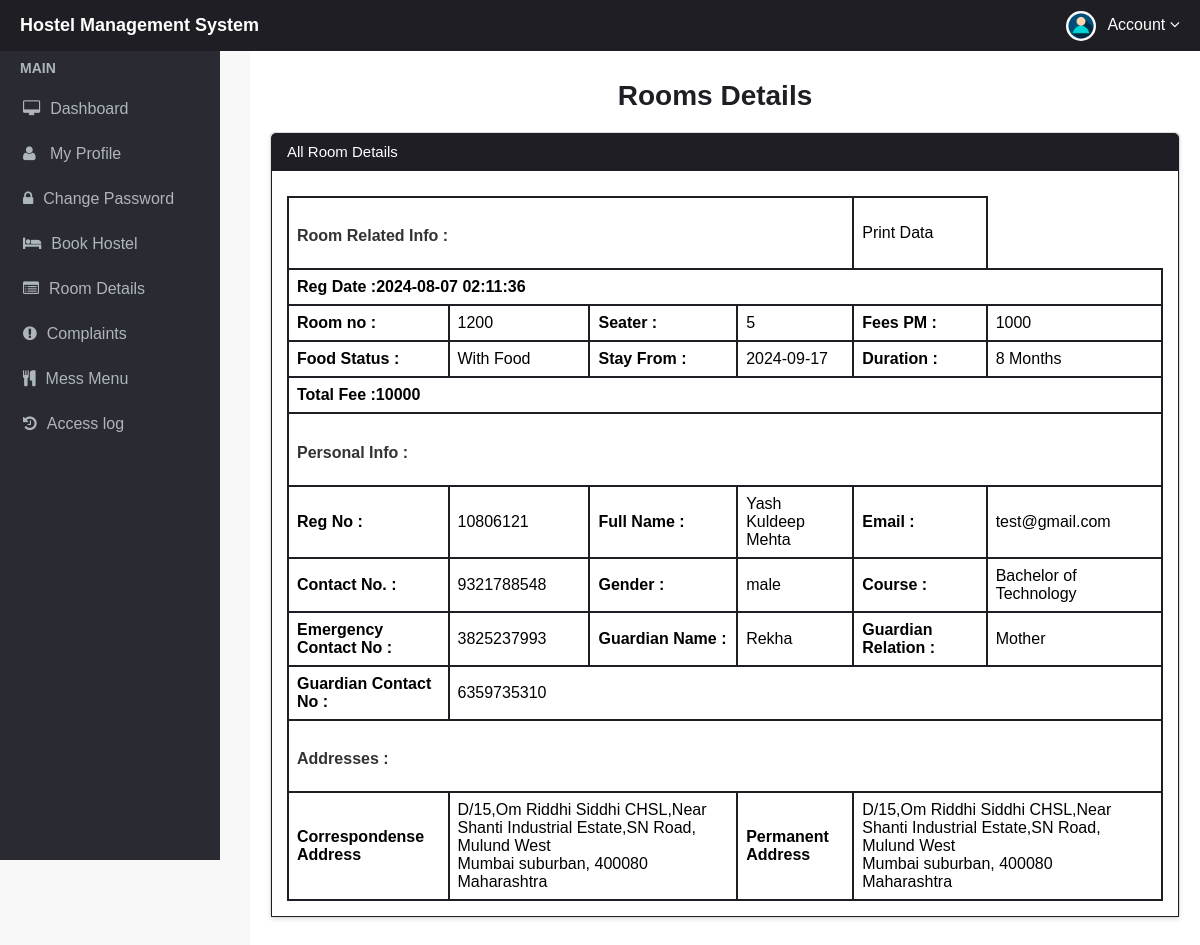
The app's page /room-details.php (signed in) with its own data.
### tables this page shows
CREATE TABLE `registration` (
  `id` int(11) NOT NULL,
  `userid` int(11) DEFAULT NULL,
  `roomno` int(11) NOT NULL,
  `seater` int(11) NOT NULL,
  `feespm` int(11) NOT NULL,
  `foodstatus` int(11) NOT NULL,
  `stayfrom` date NOT NULL,
  `duration` int(11) NOT NULL,
  `totalamt` int(11) DEFAULT NULL,
  `course` varchar(500) NOT NULL,
  `regno` int(11) NOT NULL,
  `firstName` varchar(500) NOT NULL,
  `middleName` varchar(500) NOT NULL,
  `lastName` varchar(500) NOT NULL,
  `gender` varchar(250) NOT NULL,
  `contactno` bigint(11) NOT NULL,
  `emailid` varchar(500) NOT NULL,
  `egycontactno` bigint(11) NOT NULL,
  `guardianName` varchar(500) NOT NULL,
  `guardianRelation` varchar(500) NOT NULL,
  `guardianContactno` bigint(11) NOT NULL,
  `corresAddress` varchar(500) NOT NULL,
  `corresCIty` varchar(500) NOT NULL,
  `corresState` varchar(500) NOT NULL,
  `corresPincode` int(11) NOT NULL,
  `pmntAddress` varchar(500) NOT NULL,
  `pmntCity` varchar(500) NOT NULL,
  `pmnatetState` varchar(500) NOT NULL,
  `pmntPincode` int(11) NOT NULL,
  `postingDate` timestamp NOT NULL DEFAULT current_timestamp(),
  `updationDate` varchar(500) NOT NULL
);

### room-details.php (the view, shortened to what this page needs)
<?php
include('includes/config.php');
?>
<!doctype html>
<html lang="en" class="no-js">
<head>
	<link rel="stylesheet" href="css/font-awesome.min.css">
	<link rel="stylesheet" href="css/room-details.css">
	<link rel="stylesheet" href="css/header_and_sidebar.css">
</head>
<body>
	<?php include('includes/header.php');?>
	<div class="ts-main-content">
			<?php include('includes/sidebar.php');?>
		<div class="content-wrapper">
                        <h2 class="page-title">Rooms Details</h2>
                        <div class="panel">
                            <div class="panel-heading">All Room Details</div>
                            <div class="panel-body">
                                <table id="zctb">
                                    <tbody>
                                        <?php
                                        $aid = $_SESSION['login'];
                                        $ret = "select * from registration where emailid=?";
                                        $stmt = $mysqli->prepare($ret);
                                        $stmt->bind_param('s', $aid);
                                        $stmt->execute();
                                        $res = $stmt->get_result();
                                        while ($row = $res->fetch_object()) {
                                        ?>
                                            <tr>
                                                <td colspan="4"><h4>Room Related Info :</h4></td>
                                                <td><a href="javascript:void(0);" onClick="popUpWindow('http://localhost/hostel/full-profile.php?id=<?php echo $row->emailid; ?>');" title="View Full Details">Print Data</a></td>
                                            </tr>
                                            <tr>
                                                <td colspan="6"><b>Reg Date :<?php echo $row->postingDate; ?></b></td>
                                            </tr>
                                            <tr>
                                                <td><b>Room no :</b></td>
                                                <td><?php echo $row->roomno; ?></td>
                                                <td><b>Seater :</b></td>
                                                <td><?php echo $row->seater; ?></td>
                                                <td><b>Fees PM :</b></td>
                                                <td><?php echo $fpm = $row->feespm; ?></td>
                                            </tr>
                                            <tr>
                                                <td><b>Food Status :</b></td>
                                                <td>
                                                    <?php if ($row->foodstatus == 0) {
                                                        echo "Without Food";
                                                    } else {
                                                        echo "With Food";
                                                    }
                                                    ?></td>
                                                <td><b>Stay From :</b></td>
                                                <td><?php echo $row->stayfrom; ?></td>
                                                <td><b>Duration :</b></td>
                                                <td><?php echo $dr = $row->duration; ?> Months</td>
                                            </tr>
                                            <tr>
                                                <td colspan="6"><b>Total Fee :<?php echo $row->totalamt;  ?></b></td>
                                            </tr>
                                            <tr>
                                                <td colspan="6"><h4>Personal Info :</h4></td>
                                            </tr>
                                            <tr>
                                                <td><b>Reg No :</b></td>
                                                <td><?php echo $row->regno; ?></td>
                                                <td><b>Full Name :</b></td>
                                                <td><?php echo $row->firstName." "; ?><?php echo $row->middleName." "; ?><?php echo $row->lastName; ?></td>
                                                <td><b>Email :</b></td>
                                                <td><?php echo $row->emailid; ?></td>
                                            </tr>
                                            <tr>
                                                <td><b>Contact No. :</b></td>
                                                <td><?php echo $row->contactno; ?></td>
                                                <td><b>Gender :</b></td>
                                                <td><?php echo $row->gender; ?></td>
                                                <td><b>Course :</b></td>
                                                <td><?php echo $row->course; ?></td>
                                            </tr>
                                            <tr>
                                                <td><b>Emergency Contact No :</b></td>
                                                <td><?php echo $row->egycontactno; ?></td>
                                                <td><b>Guardian Name :</b></td>
                                                <td><?php echo $row->guardianName; ?></td>
                                                <td><b>Guardian Relation :</b></td>
                                                <td><?php echo $row->guardianRelation; ?></td>
                                            </tr>
                                            <tr>
                                                <td><b>Guardian Contact No :</b></td>
                                                <td colspan="6"><?php echo $row->guardianContactno; ?></td>
                                            </tr>
                                            <tr>
                                                <td colspan="6"><h4>Addresses :</h4></td>
                                            </tr>
                                            <tr>
                                                <td><b>Correspondense Address</b></td>
                                                <td colspan="2">
                                                    <?php echo $row->corresAddress; ?><br />
                                                    <?php echo $row->corresCIty; ?>, <?php echo $row->corresPincode; ?><br />
                                                    <?php echo $row->corresState; ?>
                                                </td>
                                                <td><b>Permanent Address</b></td>
                                                <td colspan="2">
                                                    <?php echo $row->pmntAddress; ?><br />
                                                    <?php echo $row->pmntCity; ?>, <?php echo $row->pmntPincode; ?><br />
                                                    <?php echo $row->pmnatetState; ?>
                                                </td>
                                            </tr>
                                        <?php
                                        } ?>
                                    </tbody>
                                </table>
                            </div>
                        </div>
        </div>
    </div>
</body>
</html>

### css/room-details.css (style rules this page uses)
body { font-family: Arial, sans-serif; margin: 0; padding: 0; background-color: #f8f8f8; }
.ts-main-content { margin-left: 250px; padding: 20px; background-color: #fff; min-height: 100vh; }
.content-wrapper { margin-top: 60px; }
.page-title { font-size: 28px; font-weight: bold; margin-bottom: 20px; color: #1e1e24; text-align: center; margin-right: 20px; }
.panel { background-color: #fff; border: 1px solid #ddd; border-radius: 4px; box-shadow: 0 2px 4px rgba(0, 0, 0, 0.1); margin-bottom: 20px; }
.panel-heading { background-color: #1e1e24; color: #fff; padding: 10px 16px; font-size: 15px; border-top-left-radius: 5px; border-top-right-radius: 5px; }
.panel-body { padding: 15px; border: 1px solid #1e1e24; }
table { width: 100%; border-collapse: collapse; margin-top: 10px; }
table th, table td { padding: 8px; text-align: left; border: 2px solid #1e1e24; }
h4 { color: #333; margin-bottom: 15px; }
b { color: #000; }
a { text-decoration: none; color: black; }

### records on screen
registration: postingDate "2024-08-07 02:11:36", roomno "1200", seater "5", feespm "1000", foodstatus "With Food", stayfrom "2024-09-17", duration "8", totalamt "10000", regno "10806121", firstName "Yash", middleName "Kuldeep", lastName "Mehta", emailid "test@gmail.com", contactno "9321788548", gender "male", course "Bachelor of Technology", egycontactno "3825237993", guardianName "Rekha", guardianRelation "Mother", guardianContactno "6359735310", corresAddress "D/15,Om Riddhi Siddhi CHSL,Near Shanti Industrial Estate,SN Road, Mulund West", corresCIty "Mumbai suburban", corresPincode "400080", corresState "Maharashtra", pmntAddress "D/15,Om Riddhi Siddhi CHSL,Near Shanti Industrial Estate,SN Road, Mulund West", pmntCity "Mumbai suburban", pmntPincode "400080", pmnatetState "Maharashtra"
